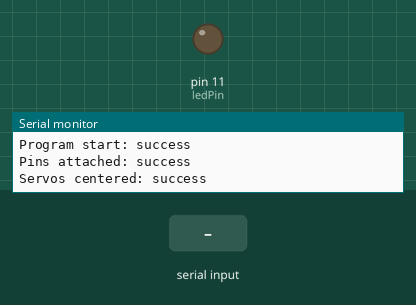
Bench run of a sketch on a simulated Arduino Uno, built with avr-gcc and run on an emulated ATmega328P. Parts: output pins drawn as LEDs (lit = HIGH), the last lines printed to the serial monitor. Dashed ring = blinking. Inputs (shaded band) come from the test bench.

Above: at 1.2 s.
1.3 s: "90,45\n" received over Serial
At 2.1 s:
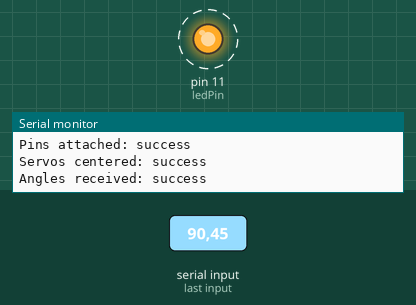
4.3 s: "30,150\n" received over Serial
7.3 s: "5\n" received over Serial
Timing chart, 0 to 11.8 s (numbered marks = the images above; inputs shaded):
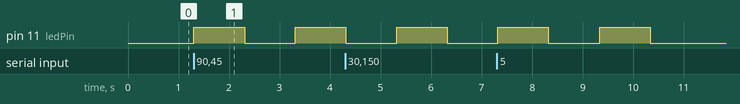

Measured:
- after the input at 1.3 s, pin 11 (ledPin): LOW → HIGH at once, → LOW 1.0 s later, → HIGH 1.0 s later

The sketch:

armControl.ino
```cpp
#include <Servo.h> // necessary for using servo

// Looked it up and it looks like this will take 2 servos so
//Servo armXServo; // pin 9
//Servo armYServo; // pin 10

// servo pins
int xPin = 9;
int yPin = 10;
int ledPin = 11;

// initial positioning (centered)
int targetX = 90;
int targetY = 90;


void setup() {
  // put your setup code here, to run once:
  // begin serial communication (9600 is apparently the standard value)
  Serial.begin(9600);

  Serial.println("Program start: success");

  // attach/enable servos
  // armXServo.attach(xPin);
  // armYServo.attach(yPin);

  pinMode(ledPin, OUTPUT);
  Serial.println("Pins attached: success");

  // center servos
  // armXServo.write(targetX);
  // armYServo.write(targetY);

  Serial.println("Servos centered: success");
}

void loop() {
  // put your main code here, to run repeatedly:
  // if Serial is talking to us (there is something there), read in the position of the thing
  if (Serial.available() > 0) {
    String data = Serial.readStringUntil('\n');

    Serial.println("Angles received: success");
    digitalWrite(ledPin, HIGH);
    delay(1000);
    digitalWrite(ledPin, LOW);
    delay(1000);


    // data will come as  "Theta1 Theta2"
    // parse to find spaces, substring to properly store
    int theta1 = 0;
    int theta2 = 0;
    int spaces = 0;
    int commaIndex = data.indexOf(',');

    if (commaIndex > 0){
      // read the first part of data until the comma appears (theta1)
      String first = data.substring(0, commaIndex);

      // then read to the end after the comma (theta2)
      String second = data.substring(commaIndex + 1);


      // convert strings to integers
      int targetX = first.toInt();
      int targetY = second.toInt();

      Serial.println("Angles parsed: success");

      // constrain the targets so they don't do stupid things
      // 0-180 looks like the max range of motion for a servo
      targetX = constrain(targetX, 0, 180);
      targetY = constrain(targetY, 0, 180);

      // go there!
      // armXServo.write(targetX);
      // armYServo.write(targetY);

      Serial.println("Target Reached: success");
      digitalWrite(ledPin, HIGH);
      delay(1000);
      digitalWrite(ledPin, LOW);
      delay(1000);


    }
  }

  // I think I'm supposed to put a delay here so the servos don't die
  delay(15);
}
```
